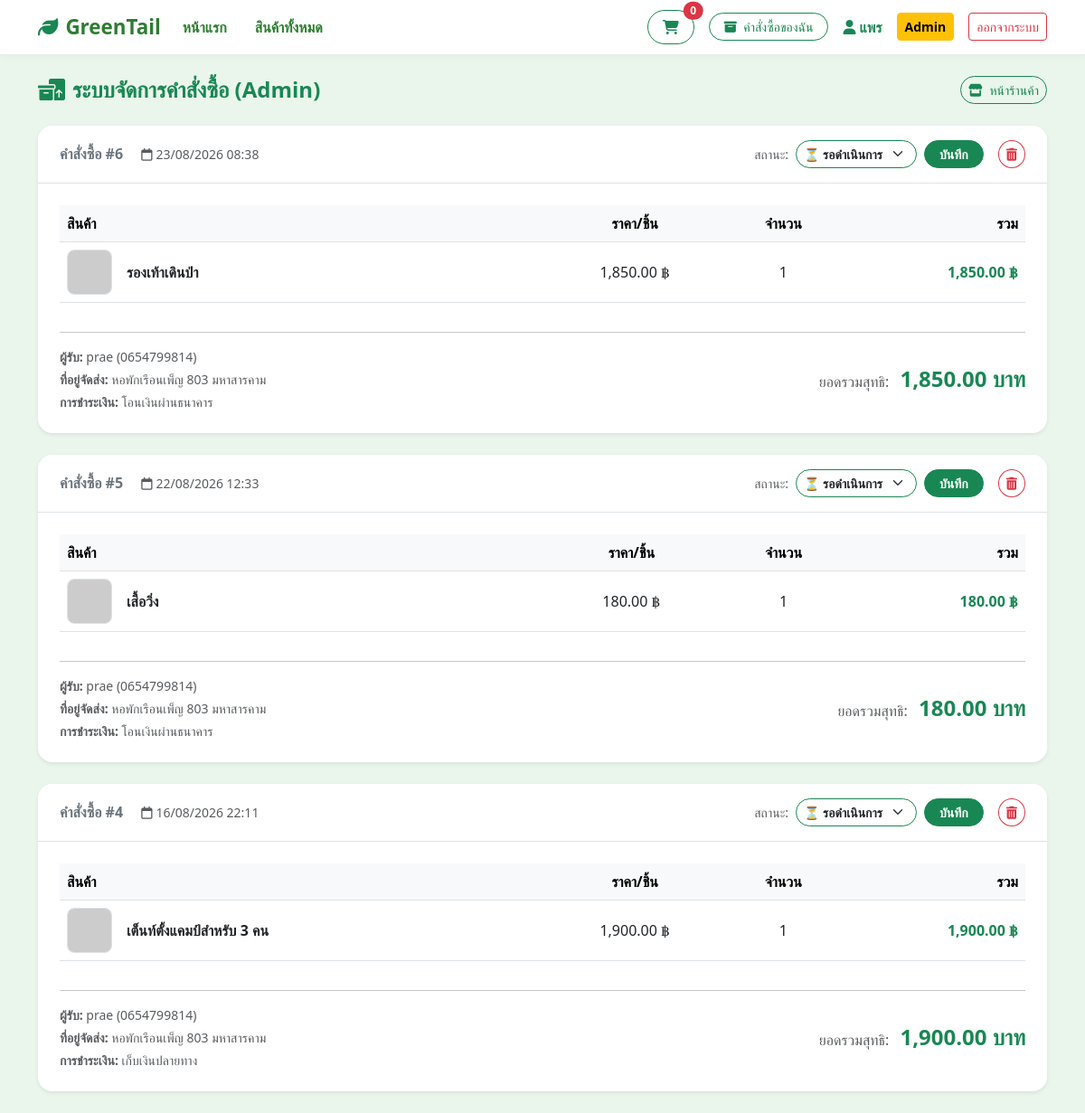
Screenshot of /orders.php (signed in) with the database file from the repository.
### tables this page shows
CREATE TABLE `orders` (
  `order_id` int(11) NOT NULL,
  `user_id` int(11) DEFAULT NULL,
  `fullname` varchar(100) NOT NULL,
  `address` text NOT NULL,
  `phone` varchar(20) NOT NULL,
  `payment_method` varchar(50) NOT NULL,
  `total_price` decimal(10,2) NOT NULL,
  `status` enum('pending','paid','shipped','cancelled') DEFAULT 'pending',
  `created_at` timestamp NOT NULL DEFAULT current_timestamp()
);

CREATE TABLE `order_items` (
  `item_id` int(11) NOT NULL,
  `order_id` int(11) NOT NULL,
  `product_id` int(11) NOT NULL,
  `color` varchar(50) DEFAULT NULL,
  `quantity` int(11) NOT NULL,
  `price` decimal(10,2) NOT NULL
);

CREATE TABLE `products` (
  `product_id` int(11) NOT NULL,
  `category_id` int(11) DEFAULT NULL,
  `name` varchar(255) NOT NULL,
  `description` text DEFAULT NULL,
  `price` decimal(10,2) NOT NULL,
  `stock` int(11) NOT NULL DEFAULT 0,
  `image` varchar(255) DEFAULT NULL,
  `detail_image` varchar(500) DEFAULT NULL,
  `colors` text DEFAULT NULL
);

### orders.php (the view, shortened to what this page needs)
<?php
require 'db.php';
$sql = "SELECT * FROM orders ORDER BY order_id DESC";
$orders_result = $conn->query($sql);
require 'header.php';
function getImageUrl($img) {
    if (strpos($img, 'http://') === 0 || strpos($img, 'https://') === 0) {
        return $img;
    }
    return 'uploads/' . $img;
}
?>
<div class="container py-4">
    <div class="d-flex align-items-center justify-content-between mb-4">
        <h4 class="fw-bold text-success mb-0">
            <i class="fa-solid fa-boxes-packing me-2"></i>ระบบจัดการคำสั่งซื้อ (Admin)
        </h4>
        <a href="index.php" class="btn btn-outline-success btn-sm rounded-pill">
            <i class="fa-solid fa-store me-1"></i> หน้าร้านค้า
        </a>
    </div>
    <?php if ($orders_result && $orders_result->num_rows > 0): ?>
        <div class="row g-4">
            <?php while ($order = $orders_result->fetch_assoc()): ?>
                <?php $curr_status = trim($order['status'] ?? ''); ?>
                <div class="col-12">
                    <div class="card border-0 shadow-sm rounded-4 overflow-hidden">
                        <div class="card-header bg-white py-3 px-4 d-flex flex-wrap align-items-center justify-content-between border-bottom">
                            <div class="mb-2 mb-md-0">
                                <span class="fw-bold text-secondary me-3">คำสั่งซื้อ #<?= $order['order_id'] ?></span>
                                <small class="text-muted"><i class="fa-regular fa-calendar me-1"></i><?= date('d/m/Y H:i', strtotime($order['created_at'])) ?></small>
                            </div>
                            <div class="d-flex align-items-center gap-2">
                                <form method="post" action="orders.php" class="d-flex align-items-center gap-2 m-0">
                                    <span class="small text-muted d-none d-sm-inline">สถานะ:</span>
                                    <select name="status" class="form-select form-select-sm rounded-pill fw-bold border-success" style="width: auto;">
                                        <option value="pending" <?= ($curr_status === 'pending') ? 'selected' : '' ?>>⏳ รอดำเนินการ</option>
                                    </select>
                                    <button type="submit" class="btn btn-sm btn-success rounded-pill px-3 fw-bold">
                                        บันทึก
                                    </button>
                                </form>
                                <a href="orders.php?delete_id=<?= $order['order_id'] ?>"
                                   class="btn btn-outline-danger btn-sm rounded-circle px-2 py-1 ms-2"
                                   onclick="return confirm('ยืนยันที่จะลบคำสั่งซื้อ #<?= $order['order_id'] ?> หรือไม่?');"
                                   title="ลบคำสั่งซื้อ">
                                    <i class="fa-solid fa-trash-can"></i>
                                </a>
                            </div>
                        </div>
                        <div class="card-body p-4">
                            <div class="table-responsive mb-3">
                                <table class="table align-middle">
                                    <thead class="table-light">
                                        <tr>
                                            <th style="width: 50%;">สินค้า</th>
                                            <th class="text-center">ราคา/ชิ้น</th>
                                            <th class="text-center">จำนวน</th>
                                            <th class="text-end">รวม</th>
                                        </tr>
                                    </thead>
                                    <tbody>
                                        <?php
                                        $item_stmt = $conn->prepare("SELECT oi.*, p.name AS product_name, p.image AS product_image FROM order_items oi LEFT JOIN products p ON oi.product_id = p.product_id WHERE oi.order_id = ?");
                                        $item_stmt->bind_param("i", $order['order_id']);
                                        $item_stmt->execute();
                                        $items_result = $item_stmt->get_result();
                                        if ($items_result && $items_result->num_rows > 0):
                                            while ($item = $items_result->fetch_assoc()):
                                                $img_file  = !empty($item['product_image']) ? $item['product_image'] : ($item['image'] ?? '');
                                                $item_name = !empty($item['product_name']) ? $item['product_name'] : ($item['name'] ?? 'สินค้า');
                                                $subtotal  = $item['price'] * $item['quantity'];
                                        ?>
                                                <tr>
                                                    <td>
                                                        <div class="d-flex align-items-center gap-3">
                                                            <img src="<?= htmlspecialchars(getImageUrl($img_file)) ?>"
                                                                 alt="<?= htmlspecialchars($item_name) ?>"
                                                                 class="rounded-3 border"
                                                                 style="width: 50px; height: 50px; object-fit: cover;"
                                                                 onerror="this.onerror=null; this.src='https://via.placeholder.com/100?text=No+Image';">
                                                            <div>
                                                                <span class="fw-bold d-block"><?= htmlspecialchars($item_name) ?></span>
                                                            </div>
                                                        </div>
                                                    </td>
                                                    <td class="text-center"><?= number_format($item['price'], 2) ?> ฿</td>
                                                    <td class="text-center"><?= $item['quantity'] ?></td>
                                                    <td class="text-end fw-bold text-success"><?= number_format($subtotal, 2) ?> ฿</td>
                                                </tr>
                                        <?php
                                            endwhile;
                                        else:
                                        ?>
                                            <tr>
                                                <td colspan="4" class="text-center text-muted py-3">ไม่มีรายการสินค้าในคำสั่งซื้อนี้</td>
                                            </tr>
                                        <?php endif; ?>
                                    </tbody>
                                </table>
                            </div>
                            <hr>
                            <div class="row align-items-center">
                                <div class="col-md-7 mb-3 mb-md-0">
                                    <p class="mb-1 text-muted small"><strong>ผู้รับ:</strong> <?= htmlspecialchars($order['fullname']) ?> (<?= htmlspecialchars($order['phone']) ?>)</p>
                                    <p class="mb-1 text-muted small"><strong>ที่อยู่จัดส่ง:</strong> <?= htmlspecialchars($order['address']) ?></p>
                                    <p class="mb-0 text-muted small"><strong>การชำระเงิน:</strong> <?= htmlspecialchars($order['payment_method']) ?></p>
                                </div>
                                <div class="col-md-5 text-md-end">
                                    <span class="text-muted me-2">ยอดรวมสุทธิ:</span>
                                    <span class="fs-4 fw-bold text-success"><?= number_format($order['total_price'], 2) ?> บาท</span>
                                </div>
                            </div>
                        </div>
                    </div>
                </div>
            <?php endwhile; ?>
        </div>
    <?php endif; ?>
</div>
</body>
</html>

### header.php (style rules this page uses)
body { background-color: #eaf5eb; font-family: 'Segoe UI', Tahoma, sans-serif; color: #333; }

### rows the page displays
orders: order_id "6", created_at "23/08/2026 08:38", status "⏳ รอดำเนินการ", fullname "prae", phone "0654799814", address "หอพักเรือนเพ็ญ 803 มหาสารคาม", payment_method "โอนเงินผ่านธนาคาร", total_price "1,850.00"
order_items: product.name "รองเท้าเดินป่า", price "1,850.00", quantity "1", subtotal "1,850.00"
orders: order_id "5", created_at "22/08/2026 12:33", status "⏳ รอดำเนินการ", fullname "prae", phone "0654799814", address "หอพักเรือนเพ็ญ 803 มหาสารคาม", payment_method "โอนเงินผ่านธนาคาร", total_price "180.00"
order_items: product.name "เสื้อวิ่ง", price "180.00", quantity "1"
orders: order_id "4", created_at "16/08/2026 22:11", fullname "prae", phone "0654799814", address "หอพักเรือนเพ็ญ 803 มหาสารคาม", payment_method "เก็บเงินปลายทาง", total_price "1,900.00"
order_items: product.name "เต็นท์ตั้งแคมป์สำหรับ 3 คน", price "1,900.00", quantity "1", subtotal "1,900.00"

### other values shown
$cart_count "0"
$_SESSION['username'] "แพร"
